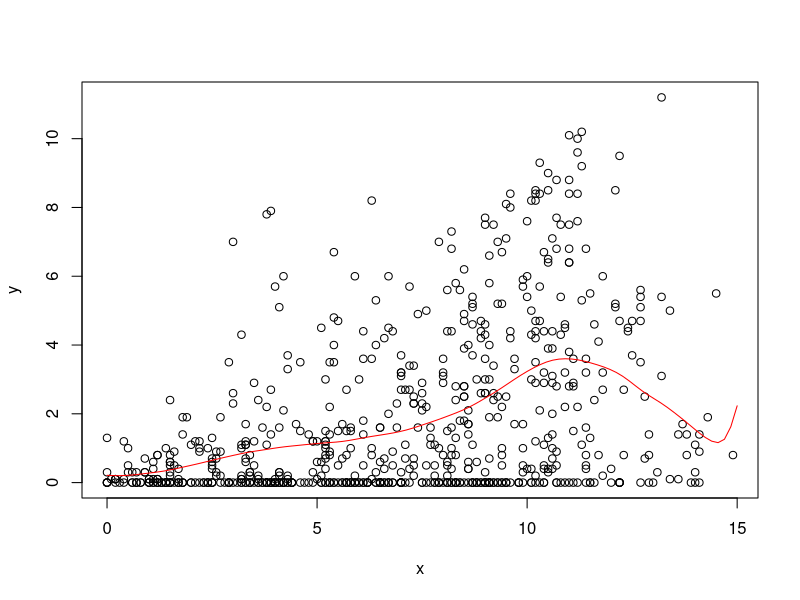
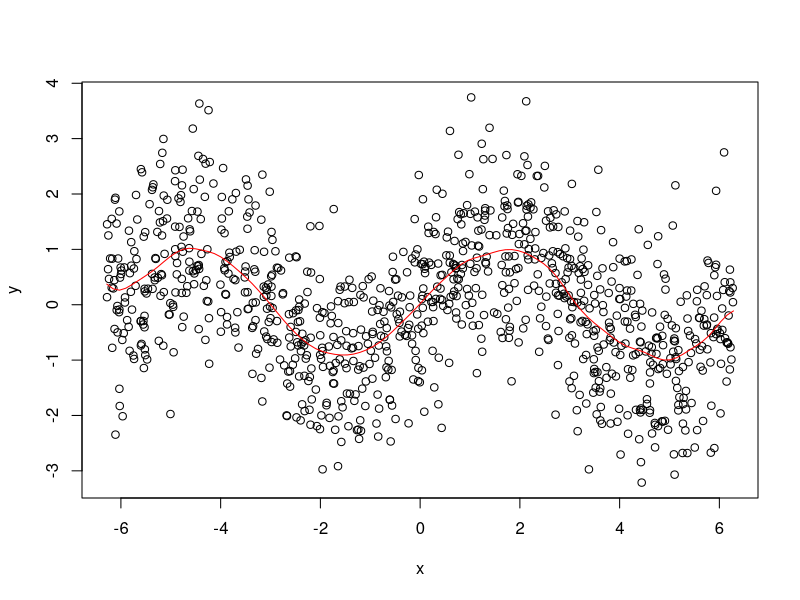

Reproduce these figures in R, in order.
# STAT-S 610
# LAB 4
# 2019-10-03
# https://jfukuyama.github.io/teaching/stat610/assignments/lab4.pdf

# --- functions --- #

#' @param x (numeric) vector of same length as y
#' @param y (numeric) vector of same length as y
#' @param z (numeric) vector, can be of a different length
#' @param omega (numeric) must be a scalar
#' @return (numeric) vector of the same length as z
llr = function(x, y, z, omega) {
  fits = sapply(z, compute_f_hat, x, y, omega)
  return(fits)
}

#' @param z (numeric) must be a scalar
#' @param x (numeric) vector of the same length as y
#' @param y (numeric) vector of the same length as x
#' @param omega (numeric) must be a scalar
#' @return (numeric) scalar
compute_f_hat = function(z, x, y, omega) {
  Wz = diag(make_weight_matrix(z, x, omega))
  X = make_predictor_matrix(x)
  f_hat = c(1, z) %*% solve(t(X) %*% apply(X, 2, function(Xcol){Wz*Xcol})) %*% t(X) %*% apply(matrix(y), 2, function(y){Wz*y})
  return(f_hat)
}

#' @param z (numeric) must be a scalar
#' @param x (numeric) vector of arbitrary length
#' @param omega (numeric) must be a scalar
#' @return (numeric) a diagonal matrix
make_weight_matrix = function(z, x, omega) {
  r = abs(x - z) / omega  # this is a vector of the same length as x
  w = sapply(r, W)  # this is a vector of the same length as x and r
  Wz = diag(w)  # this is a diagonal matrix with elements from w
  return(Wz)
}

#' @param r (numeric) must be a scalar
#' @return (numeric) scalar
W = function(r) {
  if (abs(r) < 1) {
    return((1 - abs(r) ** 3) ** 3)
  } else {
    return(0)
  }
}

#' @param x (numeric) vector of arbitrary length
#' @return (numeric) matrix with 2 columns and rows equal to length of x
make_predictor_matrix = function(x) {
  n = length(x)
  return(cbind(rep(1, n), x))
}


# --- example 1 --- #

# get the data
data(french_fries, package = 'reshape2')
french_fries = na.omit(french_fries)

# input data
x = french_fries$potato
y = french_fries$buttery

# space along which to smooth
z = seq(0, 15, length.out = 100)

# run smoothing
fits = llr(z = z, x = x, y = y, omega = 2)

# plot the data and the smoother
plot(x, y)
lines(z, fits, col = 'red')


# --- example 2 --- #

# noisy sine wave
x = runif(1000, -2 * pi, 2 * pi)
y = sin(x) + rnorm(length(x))

# space along which to smooth
z = seq(-2 * pi, 2 * pi, length.out = 100)

# run smoothing
fits = llr(z = z, x = x, y = y, omega = pi / 3)

# plot the data and the smoother
plot(x, y)
lines(z, fits, col = 'red')
